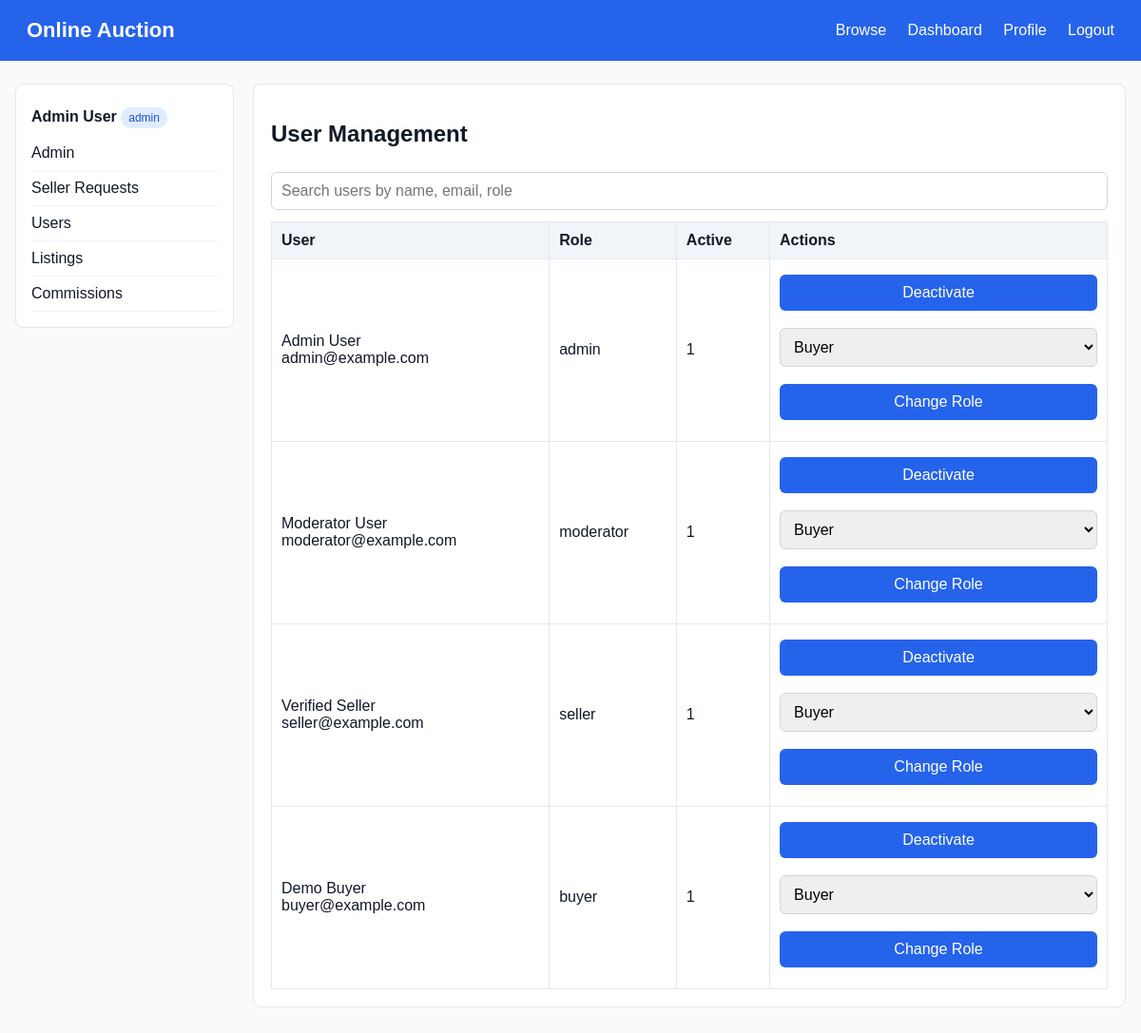
The app's page /index.php?page=admin_users (signed in) with its own data.
### tables this page shows
CREATE TABLE users (
    id INT AUTO_INCREMENT PRIMARY KEY,
    name VARCHAR(100) NOT NULL,
    email VARCHAR(150) NOT NULL UNIQUE,
    password_hash VARCHAR(255) NOT NULL,
    phone VARCHAR(30),
    bio TEXT,
    profile_pic VARCHAR(255),
    role ENUM('buyer','seller','moderator','admin') NOT NULL DEFAULT 'buyer',
    seller_verified TINYINT(1) NOT NULL DEFAULT 0,
    is_active TINYINT(1) NOT NULL DEFAULT 1,
    reputation_score DECIMAL(3,2) NOT NULL DEFAULT 0.00,
    created_at TIMESTAMP DEFAULT CURRENT_TIMESTAMP
);

### app/models/functions.php (called while the page is built, shortened)
<?php
function db_rows(mysqli $conn, string $sql, string $types = '', array $params = []): array {
    $stmt = mysqli_prepare($conn, $sql);
    if ($types) { mysqli_stmt_bind_param($stmt, $types, ...$params); }
    mysqli_stmt_execute($stmt);
    $result = mysqli_stmt_get_result($stmt);
    return $result ? mysqli_fetch_all($result, MYSQLI_ASSOC) : [];
}
function render_view(string $view, array $data = []): void {
    extract($data);
    $viewFile = __DIR__ . '/../views/' . $view . '.php';
    require __DIR__ . '/../views/layouts/header.php';
    require $viewFile;
    require __DIR__ . '/../views/layouts/footer.php';
}
function user_all(mysqli $conn, string $keyword = ''): array { $like = '%' . $keyword . '%'; return db_rows($conn, 'SELECT * FROM users WHERE name LIKE ? OR email LIKE ? OR role LIKE ? ORDER BY created_at DESC', 'sss', [$like, $like, $like]); }
?>

### app/controllers/functions.php (called while the page is built, shortened)
<?php
require_once __DIR__ . '/../models/functions.php';
function admin_users(mysqli $conn): void { require_role('admin'); if ($_SERVER['REQUEST_METHOD'] === 'POST') { if ($_POST['action'] === 'active' && (int)$_POST['id'] !== current_user_id()) user_set_active($conn, (int)$_POST['id'], (int)$_POST['is_active']); if ($_POST['action'] === 'role') user_set_role($conn, (int)$_POST['id'], $_POST['role']); if ($_POST['action'] === 'revoke') user_revoke_seller($conn, (int)$_POST['id']); } $rows = user_all($conn, $_GET['q'] ?? ''); render_view('admin/users', compact('rows')); }
?>

### config/helpers.php (called while the page is built, shortened)
<?php
function e($value) {
    return htmlspecialchars((string)$value, ENT_QUOTES, 'UTF-8');
}
?>

### app/views/admin/users.php (the view, shortened to what this page needs)
<div class="card"><h1>User Management</h1><input id="adminUserQ" onkeyup="adminUserSearch()" placeholder="Search users by name, email, role"><table><thead><tr><th>User</th><th>Role</th><th>Active</th><th>Actions</th></tr></thead><tbody id="adminUsersTable"><?php foreach($rows as $r): ?><tr><td><?= e($r['name']) ?><br><?= e($r['email']) ?></td><td><?= e($r['role']) ?></td><td><?= e($r['is_active']) ?></td><td><form method="post"><button><?= $r['is_active']?'Deactivate':'Reactivate' ?></button></form><form method="post"><select name="role"><option value="buyer">Buyer</option></select><button>Change Role</button></form></td></tr><?php endforeach; ?></tbody></table></div>

### assets/css/style.css (style rules this page uses)
* { box-sizing:border-box }
body { margin:0;font-family:Arial,Helvetica,sans-serif;background:#f8fafc;color:#111827 }
.card { background:#fff;border:1px solid #e5e7eb;border-radius:8px;padding:18px;margin-bottom:18px }
input,select,textarea,button { width:100%;padding:10px;border:1px solid #d1d5db;border-radius:6px;margin:6px 0 12px;font:inherit }
button,.btn { background:#2563eb;color:#fff;border:0;text-decoration:none;display:inline-block;text-align:center;cursor:pointer }
table { width:100%;border-collapse:collapse;background:#fff }
th,td { padding:10px;border:1px solid #e5e7eb;text-align:left }
th { background:#f1f5f9 }

### records on screen
users: name "Admin User", email "admin@example.com", role "admin", is_active "1", shows "Deactivate"
users: name "Moderator User", email "moderator@example.com", role "moderator", is_active "1", shows "Deactivate"
users: name "Verified Seller", email "seller@example.com", role "seller", is_active "1", shows "Deactivate"
users: name "Demo Buyer", email "buyer@example.com", role "buyer", is_active "1", shows "Deactivate"

### other values on screen
$_SESSION['user_name'] "Admin User"
current_role() "admin"
